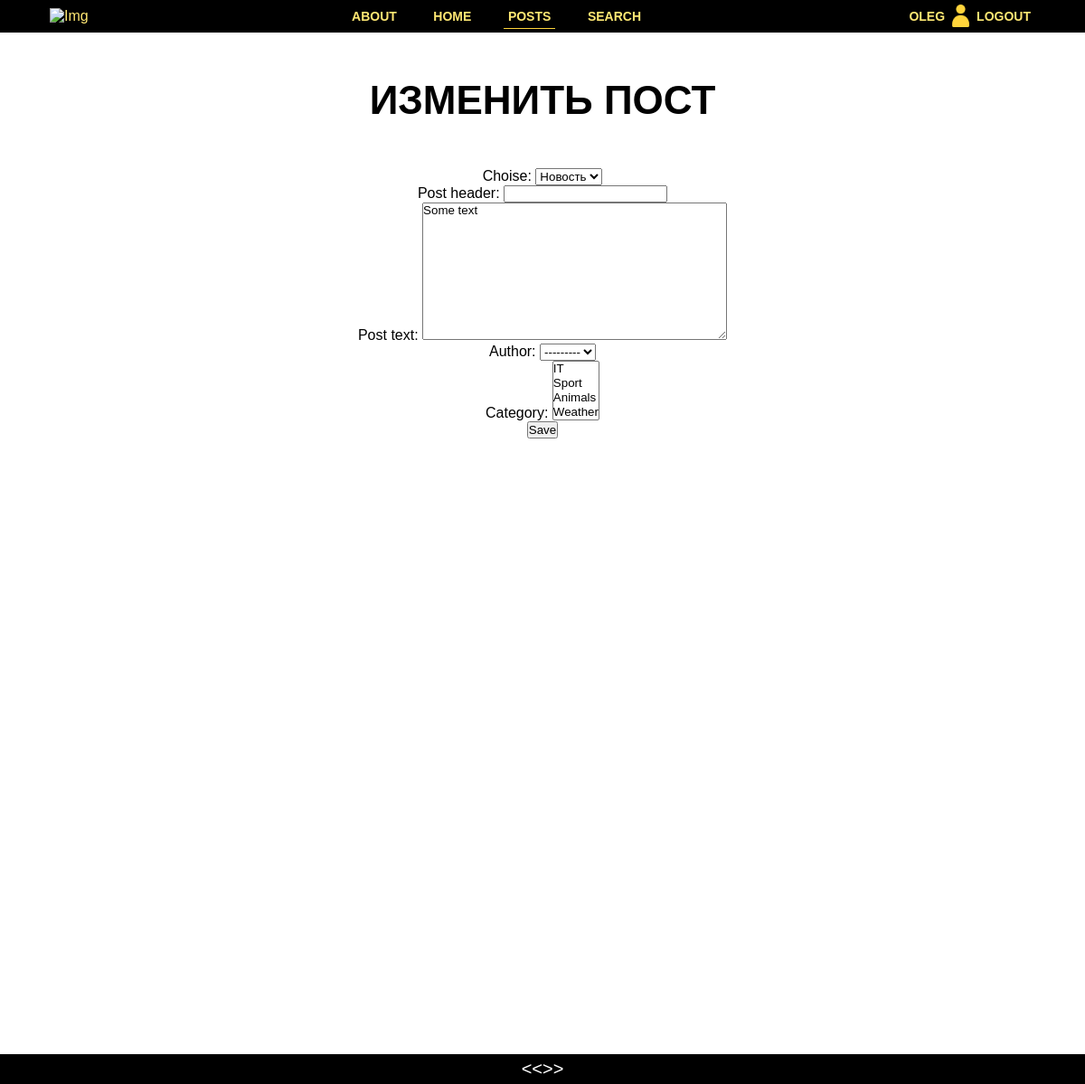
Before: /posts/create/ (signed in) with the older database file.
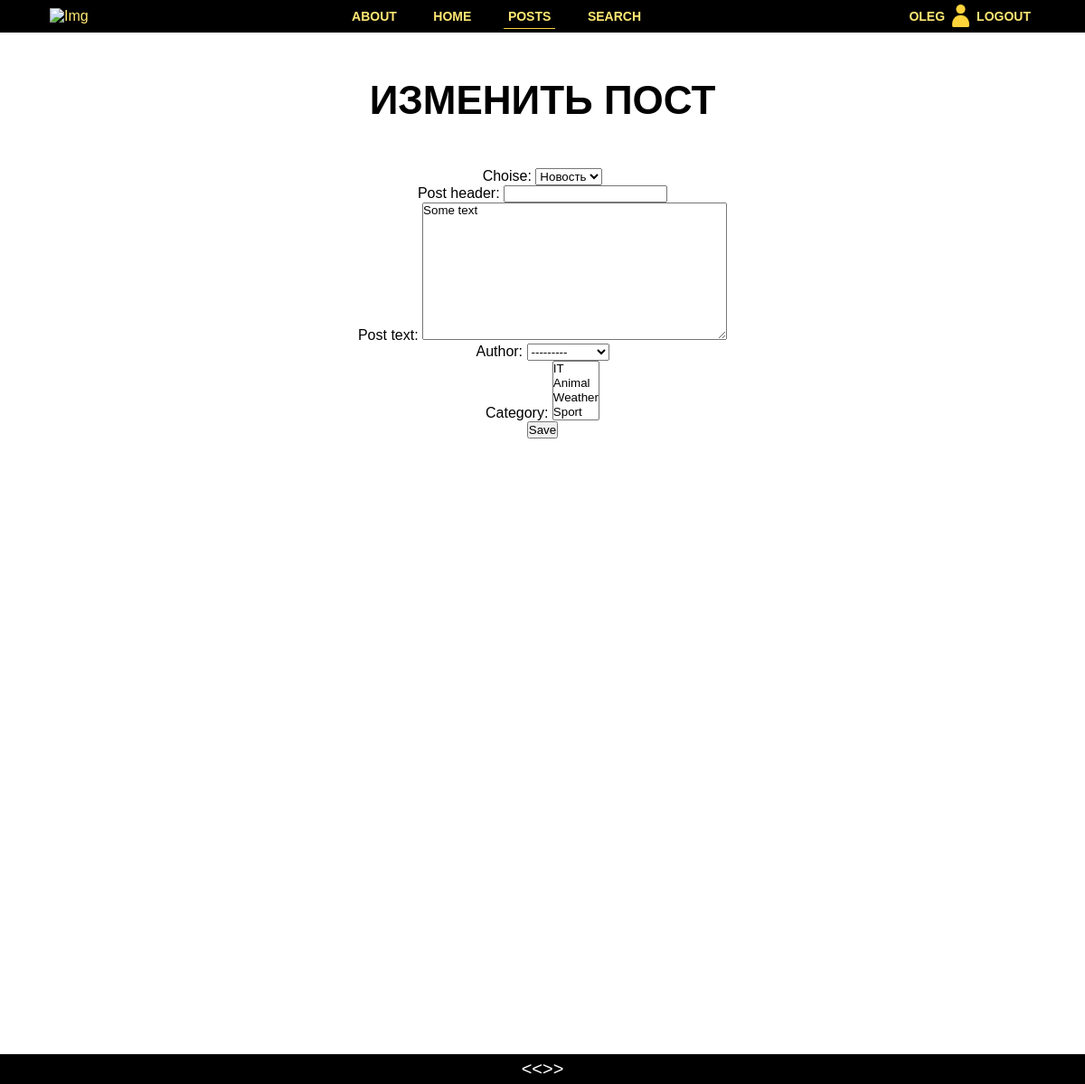
After: the same page with the newer database file.
### news/models.py (models this page shows)
class Category(models.Model):
    category = models.CharField(max_length=24, unique=True)
    def __str__(self) -> str:
        return self.category

### news/views.py (the view)
# urls.py: path('create/', PostCreate.as_view(), name='post_create'),
class PostCreate(PermissionRequiredMixin,
                 LoginRequiredMixin,
                 CreateView):
    permission_required = ('news.add_post',)
    form_class = PostForm
    model = Post
    template_name = 'post_edit.html'

### news/forms.py (shortened to what this page needs)
class PostForm(forms.ModelForm):
    class Meta:
       model = Post
       fields = ['choise', 'post_header', 'post_text', 'author', 'category']

### news/models.py (called while the page is built)
    def __str__(self) -> str:
        return self.user.username

### templates/post_edit.html (shortened to what this page needs)
{% extends 'flatpages/default.html' %}
{% block title %}
    <h1>Изменить пост</h1>
{% endblock title %}
{% block content %}
<form action="" method="post" style="text-align: center;">
    {{ form.as_p }}
    <input type="submit" value="Save" />
</form>
{% endblock content %}

Changed rows visible on the page:
removed Category: category "IT / Sport / Animals / Weather"
added Category: category "IT / Animal / Weather / Sport"
